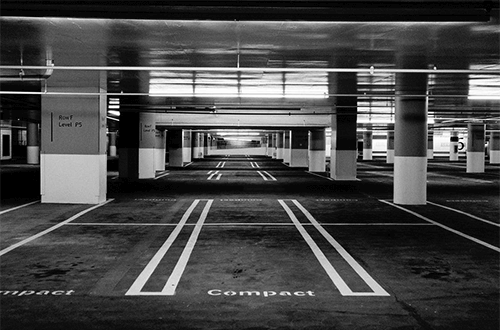
#> input picture resources/images/parking-b&w.png, 500 x 330 px
$ python border-sharpening.py   (older library calls are emulated)
#> lines starting #> are read from the running program, lines starting #| are printed output that depends on the picture
import cv2

image = cv2.imread("../resources/images/parking-b&w.png")
#> image is the input picture: shape (330, 500, 3); min 0, max 255, mean 71.8
filtered_image = cv2.Laplacian(image, cv2.CV_8U)
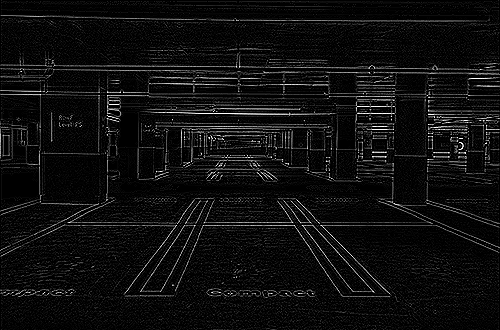
#> filtered_image: shape (330, 500, 3); min 0, max 255, mean 15.1
highlighted_image = cv2.subtract(image, filtered_image)
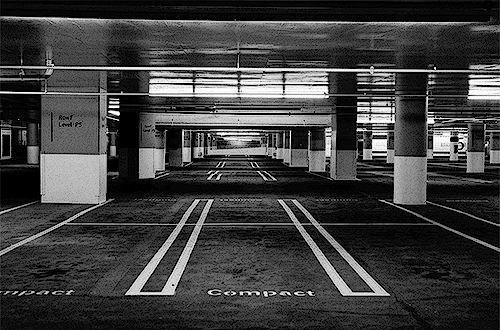
#> highlighted_image: shape (330, 500, 3); min 0, max 255, mean 62.6

cv2.imshow("Original", image)
cv2.imshow("Filtered", filtered_image)
cv2.imshow("Highlighted", highlighted_image)

cv2.waitKey(0)
cv2.destroyAllWindows()
